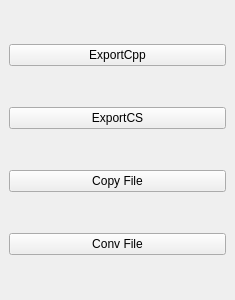
<?xml version="1.0" encoding="UTF-8"?>
<ui version="4.0">
 <class>LeftFnWin</class>
 <widget class="QDockWidget" name="LeftFnWin">
  <property name="geometry">
   <rect>
    <x>0</x>
    <y>0</y>
    <width>235</width>
    <height>300</height>
   </rect>
  </property>
  <property name="windowTitle">
   <string>function</string>
  </property>
  <widget class="QWidget" name="verticalLayoutWidget">
   <layout class="QVBoxLayout" name="verticalLayout">
    <item>
     <widget class="QPushButton" name="m_pushButtonExportCpp">
      <property name="text">
       <string>ExportCpp</string>
      </property>
     </widget>
    </item>
    <item>
     <widget class="QPushButton" name="m_pushButtonExportCS">
      <property name="text">
       <string>ExportCS</string>
      </property>
     </widget>
    </item>
    <item>
     <widget class="QPushButton" name="m_btnCopyFile">
      <property name="text">
       <string>Copy File</string>
      </property>
     </widget>
    </item>
    <item>
     <widget class="QPushButton" name="m_btnConvFile">
      <property name="text">
       <string>Conv File</string>
      </property>
     </widget>
    </item>
   </layout>
  </widget>
 </widget>
 <resources/>
 <connections/>
</ui>
